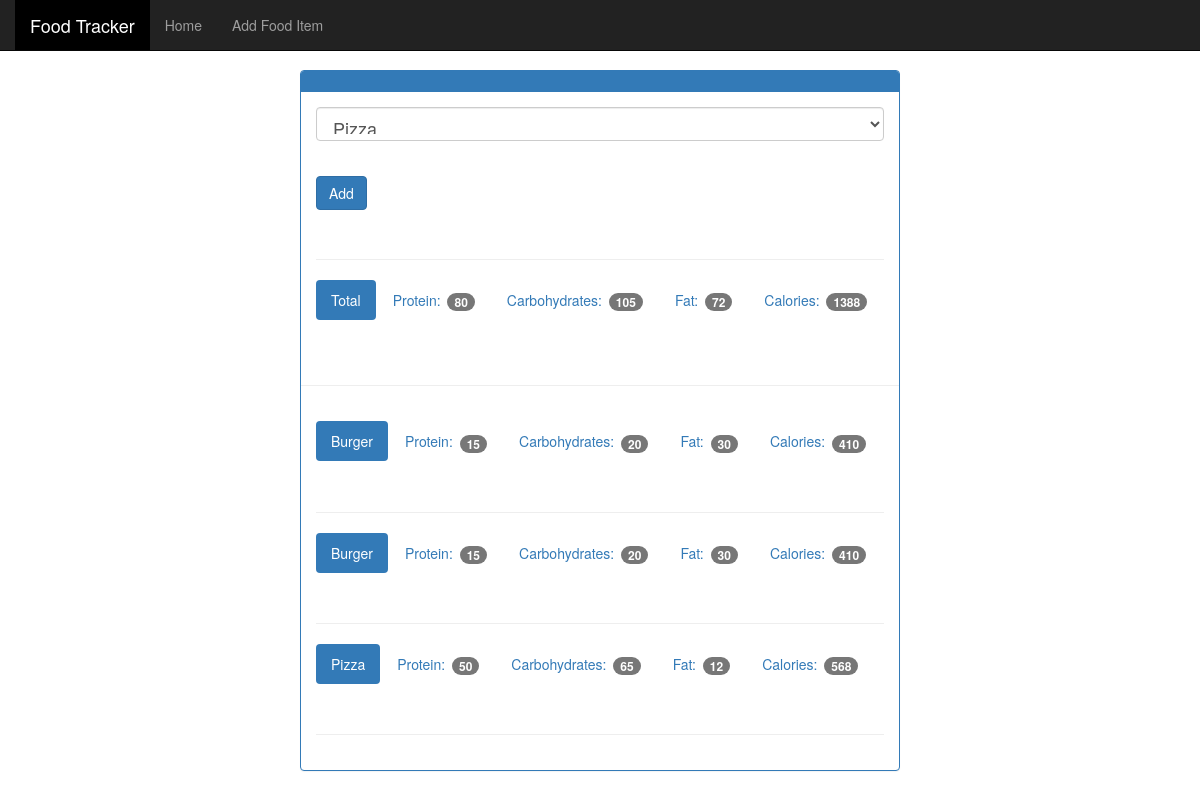
The page /view/20200216 on the database its author committed.
### tables this page shows
CREATE TABLE food (
id integer primary key autoincrement,
name text not null unique,
protein integer not null,
carbohydrates integer not null,
fat integer not null,
calories integer not null
);

### app.py (the view)
@app.route('/view/<date>', methods=['GET', 'POST'])
@app.route('/view', defaults={'date': ""}, methods=['GET', 'POST'])
def view(date):
    db = get_db()
    if date == "":
        formatted_date = f'{datetime.strftime(datetime.now(), "%d-%m-%Y")}'
    else:
        formatted_date = datetime.strptime(date, '%Y%m%d')
        formatted_date = datetime.strftime(formatted_date, '%d-%m-%Y')
    food_date = formatted_date
    try:
        db.execute('insert into date (dates) values(?)', [food_date])
        db.commit()
    except:
        pass
    if request.method == 'POST':
        food_id = request.form['food_select']
        db.execute('insert into date_wise_food (food_id, food_date) values(?, ?)', [food_id, food_date])
        db.commit()
    cur = db.execute('select id, name from food')
    food_id_name = cur.fetchall()
    cur = db.execute('select food_id from date_wise_food where food_date = ?', [food_date])
    food_id_of_date = cur.fetchall()
    food_ids_list = []
    for item in food_id_of_date:
        food_ids_list.append(item['food_id'])
    all_food_details_list = []
    sum_protein = int()
    sum_carbohydrates = int()
    sum_fats = int()
    sum_calories = int()
    for one_id in food_ids_list:
        cur = db.execute('select * from food where id=?', [one_id])
        one_food_detail = cur.fetchone()
        one_food_detail = {'id': one_food_detail[0], 'name': one_food_detail[1],
                           'protein': one_food_detail[2], 'carbohydrates': one_food_detail[3],
                           'fats': one_food_detail[4], 'calories': one_food_detail[5]}
        all_food_details_list.append(one_food_detail)
        sum_protein += int(one_food_detail['protein'])
        sum_carbohydrates += int(one_food_detail['carbohydrates'])
        sum_fats += int(one_food_detail['fats'])
        sum_calories += int(one_food_detail['calories'])
    return render_template('view.html', food_id_name=food_id_name, food_details=all_food_details_list,
                           sum_protein=sum_protein, sum_carbohydrates=sum_carbohydrates, sum_fats=sum_fats,
                           sum_calories=sum_calories)

### app.py (called while the page is built)
def connect_db():
    sql = sqlite3.connect(r'D:\Flask with Full Flask Course\4. Food Tracker Flask App\Completed by me but change some better advance thing\database\food_log.db')
    sql.row_factory = sqlite3.Row
    return sql

def get_db():
    if not hasattr(g, 'sqlite3'):
        g.sqlite_db = connect_db()
    return g.sqlite_db

### templates/view.html (shortened to what this page needs)
<!DOCTYPE html>
{% extends 'layout.html' %}
{% block content %}
<html lang="en">
  <head>
  </head>
  <body>
    <div class="container theme-showcase col-sm-6 col-sm-offset-3" role="main">
      <div class="row">
        <div>
          <div class="panel panel-primary">
            <div class="panel-heading">
            </div>
            <div class="panel-body">
              <form method="POST" action="">
                <div class="form-group">
                  <select class="form-control" name="food_select" style="font-size: 18px;">
                    {% for food in food_id_name %}
                    <option selected=1 value={{ food.id }}>
                      {{ food.name }}
                    </option>
                    {% endfor %}
                  </select>
                </div>
                <br>
                <button type="submit" class="btn btn-primary">Add</button>
              </form>
              <div class="page-header"></div>
              <ul class="nav nav-pills" role="tablist">
                <li class="active"><a>Total</a></li>
                <li><a>Protein: <span class="badge">{{ sum_protein }}</span></a></li>
                <li><a>Carbohydrates: <span class="badge">{{ sum_carbohydrates }}</span></a></li>
                <li><a>Fat: <span class="badge">{{ sum_fats }}</span></a></li>
                <li><a>Calories: <span class="badge">{{ sum_calories }}</span></a></li>
              </ul>
              </div>
              <div class="page-header"></div>
            <div class="panel-body">
              {% for food_detail in food_details %}
              <ul class="nav nav-pills" role="tablist">
                <li class="active"><a>{{ food_detail['name'] }}</a></li>
                <li><a>Protein: <span class="badge">{{ food_detail['protein'] }}</span></a></li>
                <li><a>Carbohydrates: <span class="badge">{{ food_detail['carbohydrates'] }}</span></a></li>
                <li><a>Fat: <span class="badge">{{ food_detail['fats'] }}</span></a></li>
                <li><a>Calories: <span class="badge">{{ food_detail['calories'] }}</span></a></li>
              </ul>
              <div class="page-header"></div>
              {% endfor %}
            </div>
          </div>
        </div>
      </div>
    </div>
  </body>
{% endblock %}

### static/theme.css (style rules this page uses)
body { padding-top: 70px; padding-bottom: 30px; }

### rows shown on the page
food: name "Burger", protein "15", carbohydrates "20", fats "30", calories "410"
food: name "Pizza", protein "50", carbohydrates "65", fats "12", calories "568"

### other values the page prints
{{ sum_protein }} "80"
{{ sum_carbohydrates }} "105"
{{ sum_fats }} "72"
{{ sum_calories }} "1388"
form field food_select "Pizza"
